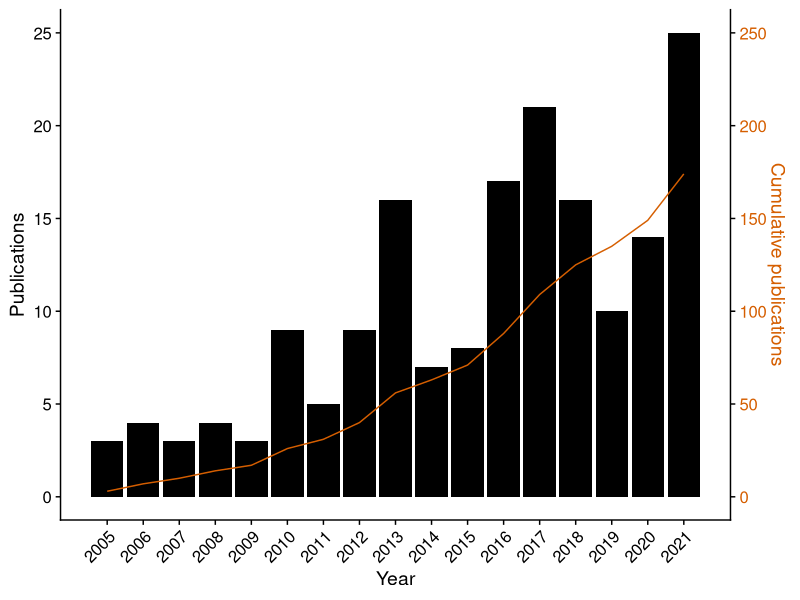
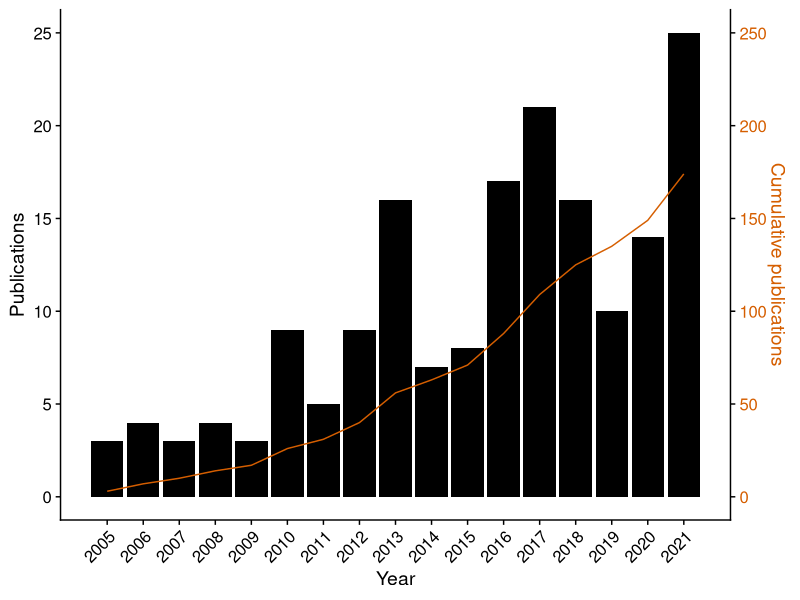

These charts were generated, in order, by the following R code:
##########################
# Code for assessing the pace of coronavirus publications
# R version 4.1.2 "Bird Hippie"
# Works: 2022-03-17
##########################

# Necessary packages
library(dplyr)
library(tidyr)
library(readxl)
library(ggplot2)
library(cowplot)
library(here)

# Not in
"%ni%" <- Negate("%in%")

# Read in data on studies
studies <- read_excel("../Data/bat_coronavirus_review.xlsx", sheet = 1, trim_ws = TRUE)
hosts <- read_excel("../Data/bat_coronavirus_review.xlsx", sheet = 3, trim_ws = TRUE)

# Filter to studies that produced sequences or attempted to produce sequences but had zero positives
studies_filter <- studies %>%
  filter(Link %in% hosts$Link | `Proportion positive` %in% c("0", "0.0"))

# Summarize data
studies_summary <- studies_filter %>%
  group_by(Year) %>%
  summarize(Count = n()) %>%
  mutate(Cumsum = cumsum(Count)/10)

# Plot publications over time
ggplot() +
  geom_col(data = studies_summary, aes(x = Year, y = Count), fill = "black") +
  geom_line(data = studies_summary, aes(x = Year, y = Cumsum), color = "#D55E00") +
  scale_x_continuous(breaks = seq(2005, 2021, 1)) +
  scale_y_continuous(
    name = "Publications",
    sec.axis = sec_axis( trans=~.*10, name="Cumulative publications",)
  ) +
  theme_cowplot() +
  theme(axis.title.y = element_text(color = "black"),
        axis.text.y = element_text(color = "black"),
        axis.title.y.right = element_text(color = "#D55E00"),
        axis.text.y.right = element_text(color = "#D55E00"),
        axis.text.x = element_text(angle = 45, hjust = 1))
# Save to file
ggsave("../Results/research_pace.png", bg = "white", width = 6, height = 4, units = "in", dpi = 300)
